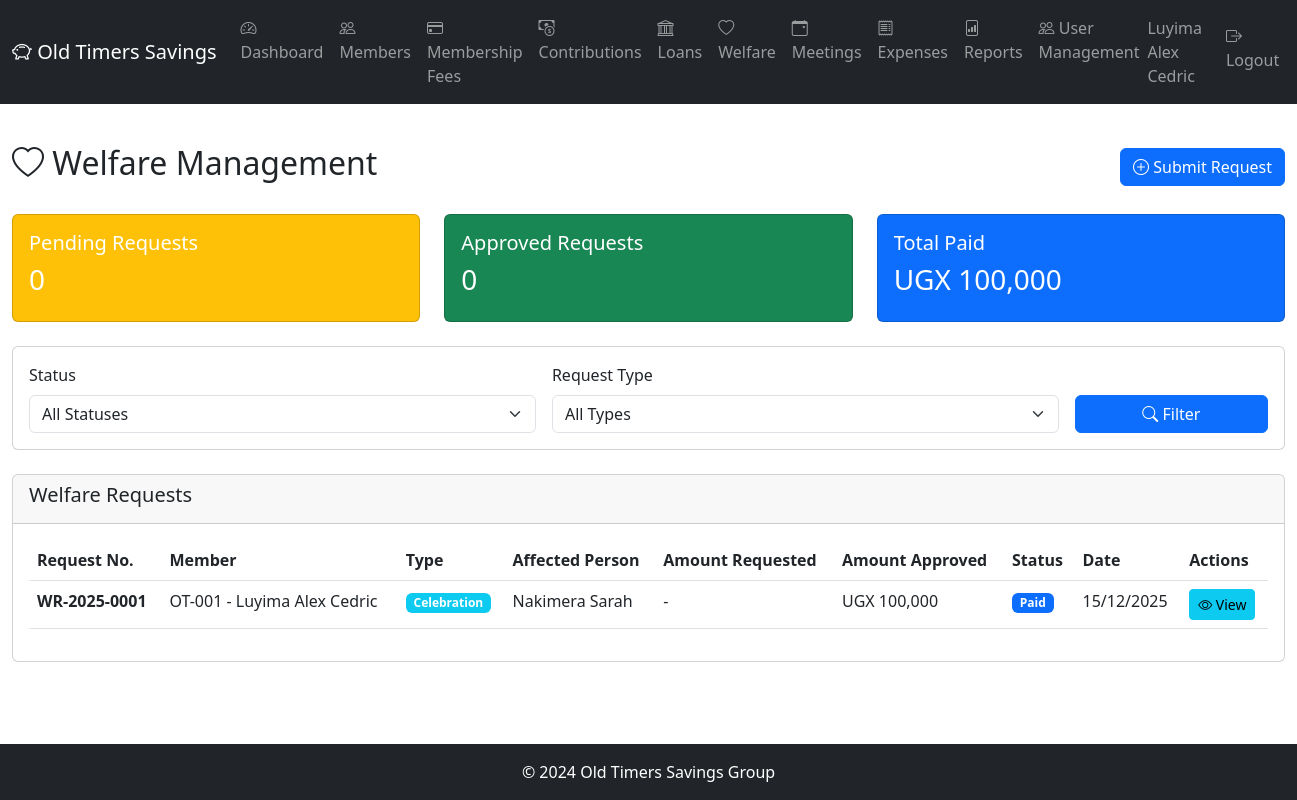
The app's page /welfare/ (signed in) with its own data.
### app/models/member.py (models this page shows, shortened)
class Member(db.Model):
    __tablename__ = 'members'
    id = db.Column(db.Integer, primary_key=True)
    member_number = db.Column(db.String(10), unique=True, nullable=False)  # OT-001
    full_name = db.Column(db.String(100), nullable=False)
    national_id = db.Column(db.String(20), unique=True)
    date_of_birth = db.Column(db.Date)
    gender = db.Column(db.String(10))  # Male, Female
    phone_primary = db.Column(db.String(20), nullable=False)
    phone_secondary = db.Column(db.String(20))
    email = db.Column(db.String(100))
    physical_address = db.Column(db.Text)
    occupation = db.Column(db.String(100))
    date_joined = db.Column(db.Date, nullable=False)
    membership_fee_paid = db.Column(db.Boolean, default=False)
    membership_fee_date = db.Column(db.Date)
    membership_fee_receipt = db.Column(db.String(20))
    status = db.Column(db.String(20), default='Active')  # Active, Inactive, Suspended, Expelled, Deceased
    total_contributed = db.Column(db.Numeric(15, 2), default=0.00)
    consecutive_months_paid = db.Column(db.Integer, default=0)
    last_contribution_date = db.Column(db.Date)
    qualified_for_benefits = db.Column(db.Boolean, default=False)
    suspension_date = db.Column(db.Date)
    expulsion_date = db.Column(db.Date)
    expulsion_reason = db.Column(db.Text)
    refund_amount = db.Column(db.Numeric(15, 2))
    refund_paid = db.Column(db.Boolean, default=False)
    created_at = db.Column(db.DateTime, default=datetime.utcnow)
    updated_at = db.Column(db.DateTime, default=datetime.utcnow, onupdate=datetime.utcnow)
    created_by = db.Column(db.Integer)
    next_of_kin = db.relationship('NextOfKin', backref='member', lazy='dynamic', cascade='all, delete-orphan')
    contributions = db.relationship('Contribution', backref='member', lazy='dynamic')
    welfare_requests = db.relationship('WelfareRequest', backref='member', lazy='dynamic')
    loans = db.relationship('Loan', backref='member', lazy='dynamic', foreign_keys='Loan.member_id')
    loans_guaranteed1 = db.relationship('Loan', foreign_keys='Loan.guarantor1_id', lazy='dynamic')
    loans_guaranteed2 = db.relationship('Loan', foreign_keys='Loan.guarantor2_id', lazy='dynamic')

### app/models/welfare.py (models this page shows, shortened)
class WelfareRequest(db.Model):
    __tablename__ = 'welfare_requests'
    id = db.Column(db.Integer, primary_key=True)
    request_number = db.Column(db.String(20), unique=True, nullable=False)  # WR-YYYY-NNN
    member_id = db.Column(db.Integer, db.ForeignKey('members.id'), nullable=False)
    request_type = db.Column(db.String(20), nullable=False)  # Bereavement, Medical, Celebration
    affected_person = db.Column(db.String(100))
    relationship = db.Column(db.String(50))  # Spouse, Child, Parent
    incident_date = db.Column(db.Date, nullable=False)
    description = db.Column(db.Text, nullable=False)
    amount_requested = db.Column(db.Numeric(15, 2))
    documents_path = db.Column(db.String(255))
    status = db.Column(db.String(20), default='Submitted')  # Submitted, UnderReview, Approved, Rejected, Paid
    submitted_date = db.Column(db.DateTime, default=datetime.utcnow)
    reviewed_by_secretary = db.Column(db.Integer, db.ForeignKey('users.id'))
    secretary_review_date = db.Column(db.DateTime)
    secretary_notes = db.Column(db.Text)
    approved_by_chairman = db.Column(db.Integer, db.ForeignKey('users.id'))
    chairman_approval_date = db.Column(db.DateTime)
    chairman_notes = db.Column(db.Text)
    amount_approved = db.Column(db.Numeric(15, 2))
    rejection_reason = db.Column(db.Text)
    payment_voucher_number = db.Column(db.String(20))
    created_at = db.Column(db.DateTime, default=datetime.utcnow)
    updated_at = db.Column(db.DateTime, default=datetime.utcnow, onupdate=datetime.utcnow)
    secretary = db.relationship('User', foreign_keys=[reviewed_by_secretary])
    chairman = db.relationship('User', foreign_keys=[approved_by_chairman])
    payment = db.relationship('WelfarePayment', backref='welfare_request', uselist=False)

### app/routes/welfare.py (the view)
@welfare.route('/')
@login_required
def list_requests():
    status_filter = request.args.get('status', '')
    type_filter = request.args.get('type', '')
    query = WelfareRequest.query.join(Member, WelfareRequest.member_id == Member.id)
    if status_filter:
        query = query.filter(WelfareRequest.status == status_filter)
    if type_filter:
        query = query.filter(WelfareRequest.request_type == type_filter)
    if current_user.is_executive() or current_user.is_super_admin() or current_user.is_auditor():
        pass
    else:
        if hasattr(current_user, 'member'):
            query = query.filter(WelfareRequest.member_id == current_user.member.id)
        else:
            query = query.filter(WelfareRequest.id == -1)  # No results
    requests_list = query.order_by(WelfareRequest.submitted_date.desc()).all()
    stats = {}
    if current_user.is_executive() or current_user.is_super_admin() or current_user.is_auditor():
        stats['pending'] = WelfareRequest.query.filter_by(status='Submitted').count()
        stats['approved'] = WelfareRequest.query.filter_by(status='Approved').count()
        stats['total_paid'] = db.session.query(func.sum(WelfarePayment.amount_paid)).scalar() or 0
    return render_template('welfare/list.html',
                         requests=requests_list,
                         status_filter=status_filter,
                         type_filter=type_filter,
                         stats=stats)

### app/models/user.py (called while the page is built)
@login_manager.user_loader
def load_user(user_id):
    return User.query.get(int(user_id))

    def is_super_admin(self):
        return self.role == 'SuperAdmin'

    def is_executive(self):
        return self.role == 'Executive'

### app/templates/welfare/list.html (shortened to what this page needs)
{% extends "base.html" %}
{% block content %}
<div class="container-fluid py-4">
    <div class="d-flex justify-content-between align-items-center mb-4">
        <h2><i class="bi bi-heart"></i> Welfare Management</h2>
        <a href="{{ url_for('welfare.submit_request') }}" class="btn btn-primary">
            <i class="bi bi-plus-circle"></i> Submit Request
        </a>
    </div>
    {% if stats %}
    <div class="row mb-4">
        <div class="col-md-4">
            <div class="card bg-warning text-white">
                <div class="card-body">
                    <h5 class="card-title">Pending Requests</h5>
                    <h3>{{ stats.pending }}</h3>
                </div>
            </div>
        </div>
        <div class="col-md-4">
            <div class="card bg-success text-white">
                <div class="card-body">
                    <h5 class="card-title">Approved Requests</h5>
                    <h3>{{ stats.approved }}</h3>
                </div>
            </div>
        </div>
        <div class="col-md-4">
            <div class="card bg-primary text-white">
                <div class="card-body">
                    <h5 class="card-title">Total Paid</h5>
                    <h3>UGX {{ "{:,.0f}".format(stats.total_paid) }}</h3>
                </div>
            </div>
        </div>
    </div>
    {% endif %}
    <div class="card mb-4">
        <div class="card-body">
            <form method="GET" action="{{ url_for('welfare.list_requests') }}" class="row g-3">
                <div class="col-md-5">
                    <label for="status" class="form-label">Status</label>
                    <select class="form-select" id="status" name="status">
                        <option value="">All Statuses</option>
                    </select>
                </div>
                <div class="col-md-5">
                    <label for="type" class="form-label">Request Type</label>
                    <select class="form-select" id="type" name="type">
                        <option value="">All Types</option>
                    </select>
                </div>
                <div class="col-md-2 d-flex align-items-end">
                    <button type="submit" class="btn btn-primary w-100">
                        <i class="bi bi-search"></i> Filter
                    </button>
                </div>
            </form>
        </div>
    </div>
    <div class="card">
        <div class="card-header">
            <h5>Welfare Requests</h5>
        </div>
        <div class="card-body">
            <div class="table-responsive">
                <table class="table table-hover">
                    <thead>
                        <tr>
                            <th>Request No.</th>
                            <th>Member</th>
                            <th>Type</th>
                            <th>Affected Person</th>
                            <th>Amount Requested</th>
                            <th>Amount Approved</th>
                            <th>Status</th>
                            <th>Date</th>
                            <th>Actions</th>
                        </tr>
                    </thead>
                    <tbody>
                        {% for req in requests %}
                        <tr>
                            <td><strong>{{ req.request_number }}</strong></td>
                            <td>{{ req.member.member_number }} - {{ req.member.full_name }}</td>
                            <td>
                                <span class="badge
                                    {% if req.request_type == 'Bereavement' %}bg-dark
                                    {% elif req.request_type == 'Medical' %}bg-warning
                                    {% else %}bg-info{% endif %}">
                                    {{ req.request_type }}
                                </span>
                            </td>
                            <td>{{ req.affected_person }}</td>
                            <td>
                                {% if req.amount_requested %}
                                UGX {{ "{:,.0f}".format(req.amount_requested) }}
                                {% else %}
                                -
                                {% endif %}
                            </td>
                            <td>
                                {% if req.amount_approved %}
                                UGX {{ "{:,.0f}".format(req.amount_approved) }}
                                {% else %}
                                -
                                {% endif %}
                            </td>
                            <td>
                                <span class="badge
                                    {% if req.status == 'Submitted' %}bg-secondary
                                    {% elif req.status == 'UnderReview' %}bg-warning
                                    {% elif req.status == 'Approved' %}bg-success
                                    {% elif req.status == 'Rejected' %}bg-danger
                                    {% elif req.status == 'Paid' %}bg-primary
                                    {% endif %}">
                                    {{ req.status }}
                                </span>
                            </td>
                            <td>{{ req.submitted_date.strftime('%d/%m/%Y') }}</td>
                            <td>
                                <a href="{{ url_for('welfare.view_request', id=req.id) }}" class="btn btn-sm btn-info">
                                    <i class="bi bi-eye"></i> View
                                </a>
                            </td>
                        </tr>
                        {% else %}
                        <tr>
                            <td colspan="9" class="text-center">No welfare requests found</td>
                        </tr>
                        {% endfor %}
                    </tbody>
                </table>
            </div>
        </div>
    </div>
</div>
{% endblock %}

### app/templates/base.html (shortened to what this page needs)
<!DOCTYPE html>
<html lang="en">
<head>
    <link href="https://cdn.jsdelivr.net/npm/bootstrap@5.3.0/dist/css/bootstrap.min.css" rel="stylesheet">
    <link rel="stylesheet" href="https://cdn.jsdelivr.net/npm/bootstrap-icons@1.10.0/font/bootstrap-icons.css">
</head>
<body>
    {% if current_user.is_authenticated %}
    <nav class="navbar navbar-expand-lg navbar-dark bg-dark">
        <div class="container-fluid">
            <a class="navbar-brand" href="{{ url_for('main.dashboard') }}">
                <i class="bi bi-piggy-bank"></i> Old Timers Savings
            </a>
            <div class="collapse navbar-collapse">
                <ul class="navbar-nav me-auto">
                    <li class="nav-item">
                        <a class="nav-link" href="{{ url_for('main.dashboard') }}">
                            <i class="bi bi-speedometer2"></i> Dashboard
                        </a>
                    </li>
                    {% if current_user.is_super_admin() or current_user.is_executive() or current_user.is_auditor() %}
                    <li class="nav-item">
                        <a class="nav-link" href="{{ url_for('members.list_members') }}">
                            <i class="bi bi-people"></i> Members
                        </a>
                    </li>
                    <li class="nav-item">
                        <a class="nav-link" href="{{ url_for('membership_fees.list_members') }}">
                            <i class="bi bi-credit-card"></i> Membership Fees
                        </a>
                    </li>
                    <li class="nav-item">
                        <a class="nav-link" href="{{ url_for('contributions.list_contributions') }}">
                            <i class="bi bi-cash-coin"></i> Contributions
                        </a>
                    </li>
                    <li class="nav-item">
                        <a class="nav-link" href="{{ url_for('loans.list_loans') }}">
                            <i class="bi bi-bank"></i> Loans
                        </a>
                    </li>
                    <li class="nav-item">
                        <a class="nav-link" href="{{ url_for('welfare.list_requests') }}">
                            <i class="bi bi-heart"></i> Welfare
                        </a>
                    </li>
                    <li class="nav-item">
                        <a class="nav-link" href="{{ url_for('meetings.list_meetings') }}">
                            <i class="bi bi-calendar-event"></i> Meetings
                        </a>
                    </li>
                    <li class="nav-item">
                        <a class="nav-link" href="{{ url_for('expenses.list_expenses') }}">
                            <i class="bi bi-receipt"></i> Expenses
                        </a>
                    </li>
                    {% endif %}
                    <li class="nav-item">
                        <a class="nav-link" href="{{ url_for('reports.reports_index') }}">
                            <i class="bi bi-file-bar-graph"></i> Reports
                        </a>
                    </li>
                    {% if current_user.is_super_admin() %}
                    <li class="nav-item">
                        <a class="nav-link" href="{{ url_for('users.list_users') }}">
                            <i class="bi bi-people"></i> User Management
                        </a>
                    </li>
                    {% endif %}
                </ul>
                <ul class="navbar-nav ms-auto">
                    <li class="nav-item">
                        <span class="navbar-text me-3">
                            {{ current_user.member.full_name }}
                        </span>
                    </li>
                    <li class="nav-item">
                        <a class="nav-link" href="{{ url_for('auth.logout') }}">
                            <i class="bi bi-box-arrow-right"></i> Logout
                        </a>
                    </li>
                </ul>
            </div>
        </div>
    </nav>
    {% endif %}
    <main>
        {% block content %}{% endblock %}
    </main>
    <footer class="bg-dark text-white text-center py-3 mt-auto">
        <p class="mb-0">&copy; 2024 Old Timers Savings Group</p>
    </footer>
</body>
</html>

### app/templates/base.html (style rules this page uses)
body { min-height: 100vh; display: flex; flex-direction: column; }
main { flex: 1; }

### records on screen
Member: member.full_name "Luyima Alex Cedric"
WelfareRequest: request_number "WR-2025-0001", member.member_number "OT-001", member.full_name "Luyima Alex Cedric", request_type "Celebration", affected_person "Nakimera Sarah", amount_approved "100,000", status "Paid", submitted_date "15/12/2025"

### other values on screen
{{ stats.pending }} "0"
{{ stats.approved }} "0"
{{ "{:,.0f}".format(stats.total_paid) }} "100,000"
